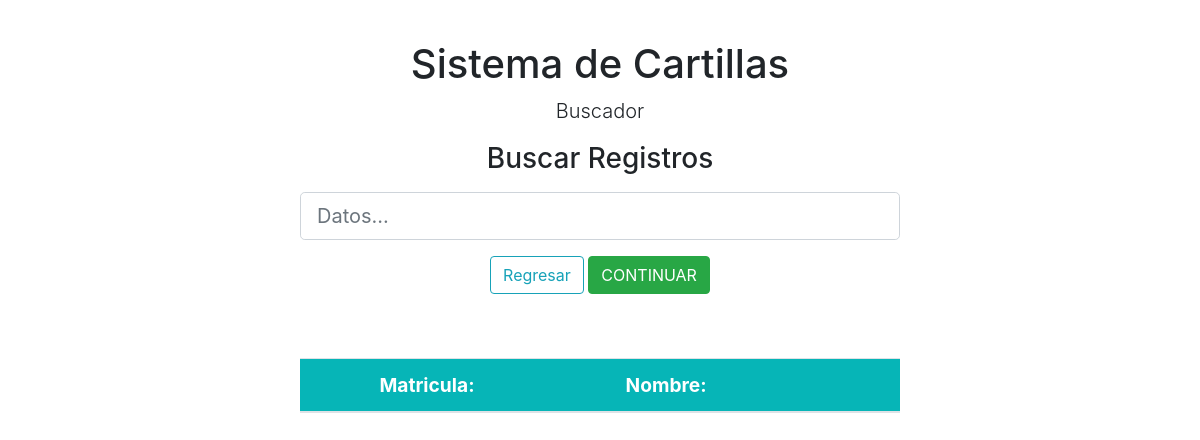
Before: /buscador.php with the older database file.
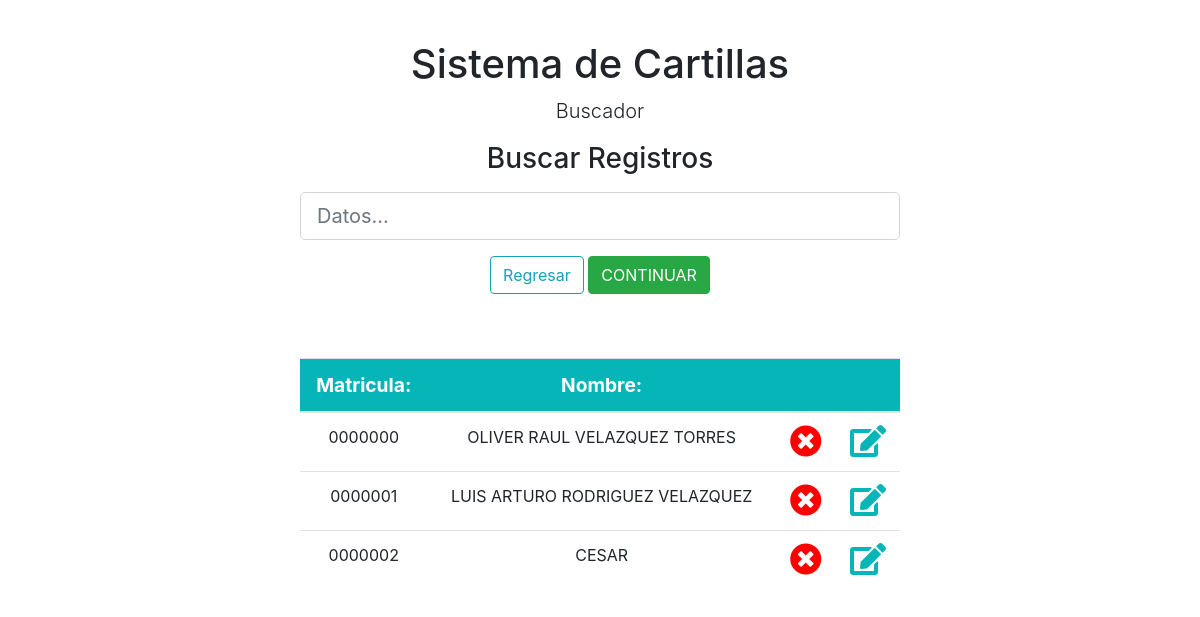
After: the same page with the newer database file.
### tables this page shows
CREATE TABLE "datosCartillas" (
  "id" integer NOT NULL PRIMARY KEY AUTOINCREMENT,
  "folioCart" text NOT NULL,
  "claseCart" text NOT NULL,
  "nombreCart" text NOT NULL,
  "diaUnoNaCart" text NOT NULL,
  "mesUnoNaCart" text NOT NULL,
  "anoUnoNaCart" text NOT NULL,
  "nacioCart" text NOT NULL,
  "hijoUnoCart" text NOT NULL,
  "hijoDosCart" text NOT NULL,
  "estCvCart" text NOT NULL,
  "ocupaCart" text NOT NULL,
  "leerCart" text NOT NULL,
  "curpCart" text NOT NULL,
  "gradoEstCart" text NOT NULL,
  "gMaxEstCart" text NOT NULL,
  "domUsrCart" text NOT NULL,
  "nomPresiCart" text NOT NULL,
  "domCart" text NOT NULL,
  "diaDosCapCart" text NOT NULL,
  "mesDosCapCart" text NOT NULL,
  "anoDosCapCart" text NOT NULL,
  "fechaRCap" text NOT NULL
);

### buscador.php (the view, shortened to what this page needs)
<?php
echo'
<!DOCTYPE html>
<html lang="es">
<head>
	<meta charset="UTF-8">
	<meta name="viewport" content="width=device-width, user-scalable=no, initial-scale=1.0, maximum-scale=1.0, minimum-scale=1.0">
	<title>Buscador</title>
	<link rel="stylesheet" href="css/bootstrap.css">
	<link rel="stylesheet" href="css/all.css">
	<link rel="stylesheet" href="css/animate.css">
	<script type="text/javascript" src="js/bootstrap.js"></script>
	<style>
		h1{
			text-align: center;
		}
		.centrado{
			text-align: center;
		}
		.XD{
			font-size: 2em;
		}
		.cuadroR{
			margin: 40px auto;
			max-width: 600px;
			text-align: center;
		}
		input {
		    text-transform: uppercase;
		}
		::-webkit-input-placeholder { /* WebKit browsers */
		    text-transform: none;
		}
		:-moz-placeholder { /* Mozilla Firefox 4 to 18 */
		    text-transform: none;
		}
		::-moz-placeholder { /* Mozilla Firefox 19+ */
		    text-transform: none;
		}
		:-ms-input-placeholder { /* Internet Explorer 10+ */
		    text-transform: none;
		}
		::placeholder { /* Recent browsers */
		    text-transform: none;
		}
		.rojo{
			color: red;
			font-size: 2em;
			cursor: pointer;
		}
		.azul{
			color: #06B5B7;
			font-size: 2em;
			cursor: pointer;
		}
		.cabeAzul{
			background-color: #06B5B7;
			color: #FFF;
			font-size: 1.2em;
		}
	</style>
</head>
<body class="animated fadeIn">
	<div class="container">
		<div class="cuadroR">
		<div class="starter-template">
			<h1>Sistema de Cartillas</h1>
			<p class="lead centrado">Buscador</p>
		</div>
			<form action="buscador.php" method="post" >
				<div class="form-row">
					<div class="form-group col-md-12">
						<label><h3>Buscar Registros</h3></label>
						<div class="input-group input-group-lg animated pulse">
						<input type="text" class="form-control" name="txtDatosBuscar" placeholder="Datos..." maxlength="49" pattern="{49}" autocomplete="off" required autofocus/>
						</div>
					</div>
					<br>
					<br>
					<div class="form-group col-md-12">
						<a href="buscar.php"><button type="button"class="btn btn-outline-info"/>Regresar</button></a>
						<input type="submit" class="btn btn-success animated pulse delay-1s infinite" value="Continuar"/>
					</div>
				</div>
			</form>
			<br>
			<br>
 <table class="table table-hover">
 	<thead class="cabeAzul">
 	<tr>
 		<th>Matricula:</th>
 		<th>Nombre:</th>
 		<th>&nbsp</th>
 		<th>&nbsp</th>
 	</tr>
 	</thead>
';
$txtBuscador = strtoupper($_POST['txtDatosBuscar']);
	$con = new SQlite3("datos.db") or die("Problemas para contectar DB!");
	$buscarDatos = $con -> query("SELECT folioCart,nombreCart,folioCart||' '||nombreCart AS datoBusqueda FROM datosCartillas WHERE datoBusqueda LIKE '%$txtBuscador%' LIMIT 10");
	while ($resultado = $buscarDatos -> fetchArray()) {
		$folioCart = $resultado['folioCart'];
		$nombreCart = $resultado['nombreCart'];
		echo '
			<tr>
			 		<td>'.$folioCart.'</td>
			 		<td>'.$nombreCart.'</td>
			 		<td><a href="eliminar.php?matriculaEli='.$folioCart.'"><i class="fas fa-times-circle rojo"></i></a></td>
			 		<td><a href="actualizarDos.php?matriculaMod='.$folioCart.'"><i class="fas fa-edit azul"></i></a></td>
			 	</tr>
		';
	}
echo '
</div>
</div>
 </table>
 </body>
</html>
';
 ?>

### css/all.css (style rules this page uses)
.fa, .fas, .far, .fal, .fab { -moz-osx-font-smoothing: grayscale; -webkit-font-smoothing: antialiased; display: inline-block; font-style: normal; font-variant: normal; text-rendering: auto; line-height: 1; }
.fa-edit:before { content: "\f044"; }
.fa-times-circle:before { content: "\f057"; }
.fa, .fas { font-family: 'Font Awesome 5 Free'; font-weight: 900; }

### buscador.php (style rules this page uses)
h1 { text-align: center; }
.centrado { text-align: center; }
.cuadroR { margin: 40px auto; max-width: 600px; text-align: center; }
input { text-transform: uppercase; }
::placeholder { text-transform: none; }
.rojo { color: red; font-size: 2em; cursor: pointer; }
.azul { color: #06B5B7; font-size: 2em; cursor: pointer; }
.cabeAzul { background-color: #06B5B7; color: #FFF; font-size: 1.2em; }

Changed rows visible on the page:
added datoscartillas: folioCart "0000000", nombreCart "OLIVER RAUL VELAZQUEZ TORRES"
added datoscartillas: folioCart "0000001", nombreCart "LUIS ARTURO RODRIGUEZ VELAZQUEZ"
added datoscartillas: folioCart "0000002", nombreCart "CESAR"
